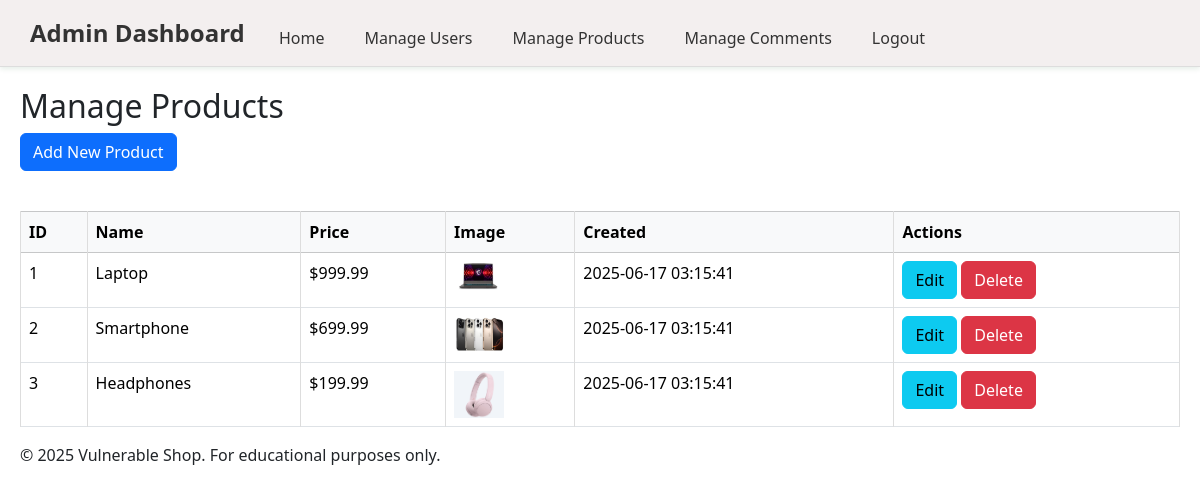
Screenshot of /admin/manage_products.php (signed in) with the database file from the repository.
### tables this page shows
CREATE TABLE products (
    id INT PRIMARY KEY AUTO_INCREMENT,
    name VARCHAR(100) NOT NULL,
    description TEXT,
    price DECIMAL(10,2) NOT NULL,
    image VARCHAR(255),
    created_by INT,
    created_at TIMESTAMP DEFAULT CURRENT_TIMESTAMP,
    FOREIGN KEY (created_by) REFERENCES users(id)
);

### admin/manage_products.php (the view, shortened to what this page needs)
<?php
require_once '../config/database.php';
$sql = "SELECT id, name, description, price, image, created_at FROM products ORDER BY id ASC";
$products = $pdo->query($sql)->fetchAll(PDO::FETCH_ASSOC);
?>
<!DOCTYPE html>
<html lang="en">
<head>
    <link rel="stylesheet" href="<?php echo BASE_URL; ?>assets/css/style.css">
    <link rel="stylesheet" href="<?php echo BASE_URL; ?>assets/css/edit_product.css">
    <link href="https://cdn.jsdelivr.net/npm/bootstrap@5.3.3/dist/css/bootstrap.min.css" rel="stylesheet">
</head>
<header class="site-header">
    <div class="logo">
        <a href="<?php echo BASE_URL; ?>admin/index.php">Admin Dashboard</a>
    </div>
    <nav class="main-nav">
            <ul>
                <li><a href="<?php echo BASE_URL; ?>">Home</a></li>
                <li><a href="<?php echo BASE_URL; ?>admin/manage_users.php">Manage Users</a></li>
                <li><a href="<?php echo BASE_URL; ?>admin/manage_products.php">Manage Products</a></li>
                <li><a href="<?php echo BASE_URL; ?>admin/manage_comments.php">Manage Comments</a></li>
                <li><a href="<?php echo BASE_URL; ?>auth/logout.php" >Logout</a></li>
            </ul>
    </nav>
    </header>
    <main>
        <h2>Manage Products</h2>
        <p><a href="<?php echo BASE_URL; ?>shop/add_product.php" class="btn btn-primary">Add New Product</a></p>
        <div class="table-responsive">
            <table class="table table-bordered table-hover">
            <thead class="table-light">
                <tr>
                    <th>ID</th>
                    <th>Name</th>
                    <th>Price</th>
                    <th>Image</th>
                    <th>Created</th>
                    <th>Actions</th>
                </tr>
            </thead>
            <?php foreach ($products as $product): ?>
                <tr>
                    <td><?php echo $product['id']; ?></td>
                    <td><?php echo htmlspecialchars($product['name'], ENT_QUOTES, 'UTF-8'); ?></td>
                    <td>$<?php echo number_format($product['price'], 2); ?></td>
                    <td>
                        <?php if ($product['image']): ?>
                            <img src="<?php echo BASE_URL . 'uploads/products/' . htmlspecialchars($product['image'], ENT_QUOTES, 'UTF-8'); ?>" alt="<?php echo htmlspecialchars($product['name'], ENT_QUOTES, 'UTF-8'); ?>" style="max-width: 50px;">
                        <?php endif; ?>
                    </td>
                    <td><?php echo $product['created_at']; ?></td>
                    <td>
                        <button class="btn btn-info" onclick="editProduct(<?php echo $product['id']; ?>, '<?php echo htmlspecialchars(addslashes($product['name']), ENT_QUOTES, 'UTF-8'); ?>', '<?php echo htmlspecialchars($product['price'], ENT_QUOTES, 'UTF-8'); ?>', '<?php echo htmlspecialchars(addslashes($product['description'] ?: ''), ENT_QUOTES, 'UTF-8'); ?>')" >Edit</button>
                        <button class="btn btn-danger" onclick="if(confirm('Are you sure you want to delete this product?')){window.location.href='<?php echo BASE_URL; ?>admin/manage_products.php?action=delete&id=<?php echo $product['id']; ?>';}">Delete</button>
                    </td>
                </tr>
            <?php endforeach; ?>
        </table>
        </div>
</html>
<?php
require_once '../includes/footer.php';
?>

### assets/css/style.css (style rules this page uses)
* { margin: 0; padding: 0; box-sizing: border-box; }
.site-header { background-color: #f3efef; padding: 15px 30px; border-bottom: 1px solid #ddd; box-shadow: 0 2px 5px rgba(2, 86, 33, 0.1); position: sticky; top: 0; z-index: 100; }
.site-header .logo { display: inline-block; margin-right: 20px; }
.site-header .logo a { color: #333; font-size: 24px; font-weight: bold; text-decoration: none; }
.main-nav { display: inline-block; vertical-align: middle; }
.main-nav ul { list-style: none; padding: 0; margin: 0; display: flex; gap: 20px; }
.main-nav a { text-decoration: none; color: #333; padding: 5px 10px; border-radius: 4px; transition: all 0.3s ease; }
main { max-width: 1200px; margin: 20px auto; padding: 0 20px; }
main p { margin-bottom: 20px; line-height: 1.6; }
.table-responsive { overflow-x: auto; }
.table { width: 100%; border-collapse: collapse; margin: 20px 0; background: #fff; }
.table th, .table td { padding: 12px; border: 1px solid #ddd; text-align: left; }
.table th { background: #f8f9fa; font-weight: bold; }

### rows the page displays
products: id "1", name "Laptop", price "999.99", image (picture), created_at "2025-06-17 03:15:41"
products: id "2", name "Smartphone", price "699.99", image (picture), created_at "2025-06-17 03:15:41"
products: id "3", name "Headphones", price "199.99", image (picture), created_at "2025-06-17 03:15:41"
